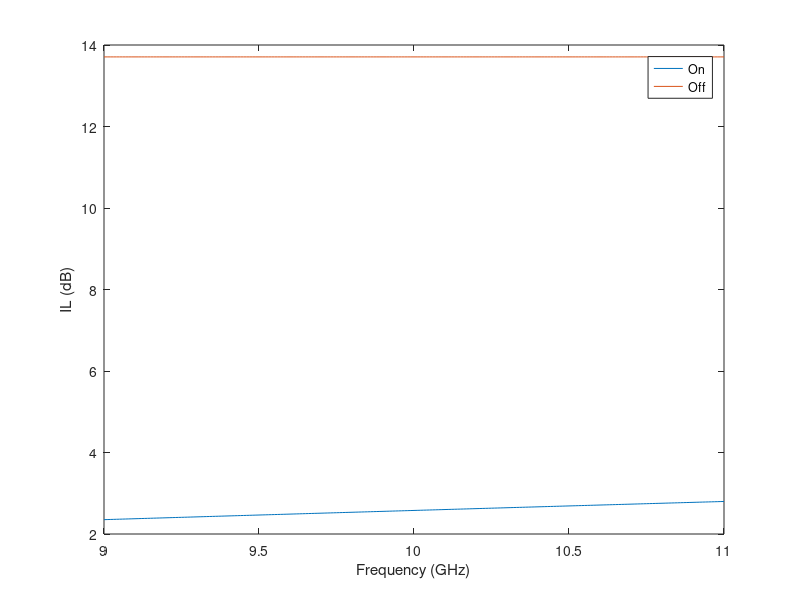

This figure's MATLAB source:
% Engineer: ield
% Comparisson of the beam lead pin diodes of ASI semiconductors to find the
% better match for a shunt configuration to implement in a phase shifter.
% Source: http://adsemi.com/pdf/diodes/BeamLeadPinDiodes.pdf
clear; close all;

Rs = 6.5; % Ohm
Cj = 0.02*1e-12;   % F

f0 = 10.25e9;               % Hz
f = [9:0.01:11] * 1e9;      % all frequency range (Hz)
Z0 = 50;                    % Ohm

% Calculate Zf and Zr. Approximations in Pozar pag 531 with L = 0
Zf = Rs*ones(size(f));
Zr = 1./(11*2*pi*f*Cj);

IL_on = -20*log10(abs(2*Zr./(2*Zr + Z0)));
IL_off = -20*log10(abs(2*Zf./(2*Zf + Z0)));


figure('Color',[1 1 1]);
set(gca, 'fontname','times new roman')

plot(f/1e9, IL_on); hold on;
plot(f/1e9, IL_off); hold on;

xlabel('Frequency (GHz)');
ylabel('IL (dB)');
legend('On', 'Off');

path = '../Task1_PhaseShifter/Report/Images/';
saveas(gca, [path, 'IL_diode'],'epsc');



